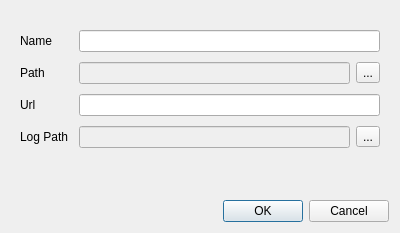
<?xml version="1.0" encoding="UTF-8"?>
<ui version="4.0">
 <class>Dialog</class>
 <widget class="QDialog" name="Dialog">
  <property name="geometry">
   <rect>
    <x>0</x>
    <y>0</y>
    <width>400</width>
    <height>233</height>
   </rect>
  </property>
  <property name="windowTitle">
   <string>Ontology Properties</string>
  </property>
  <property name="modal">
   <bool>true</bool>
  </property>
  <layout class="QGridLayout" name="gridLayout">
   <item row="1" column="0">
    <widget class="QDialogButtonBox" name="buttonBox">
     <property name="orientation">
      <enum>Qt::Horizontal</enum>
     </property>
     <property name="standardButtons">
      <set>QDialogButtonBox::Cancel|QDialogButtonBox::Ok</set>
     </property>
    </widget>
   </item>
   <item row="0" column="0">
    <widget class="QWidget" name="widget" native="true">
     <layout class="QGridLayout" name="gridLayout_2">
      <item row="0" column="0">
       <layout class="QFormLayout" name="formLayout">
        <property name="fieldGrowthPolicy">
         <enum>QFormLayout::AllNonFixedFieldsGrow</enum>
        </property>
        <property name="horizontalSpacing">
         <number>10</number>
        </property>
        <property name="verticalSpacing">
         <number>10</number>
        </property>
        <property name="leftMargin">
         <number>0</number>
        </property>
        <property name="topMargin">
         <number>10</number>
        </property>
        <property name="bottomMargin">
         <number>10</number>
        </property>
        <item row="0" column="0">
         <widget class="QLabel" name="nameLabel">
          <property name="text">
           <string>Name</string>
          </property>
         </widget>
        </item>
        <item row="0" column="1">
         <widget class="QLineEdit" name="ontologyName"/>
        </item>
        <item row="1" column="0">
         <widget class="QLabel" name="pathLabel">
          <property name="text">
           <string>Path</string>
          </property>
         </widget>
        </item>
        <item row="1" column="1">
         <widget class="QWidget" name="ontologyPathWidget" native="true">
          <layout class="QHBoxLayout" name="horizontalLayout">
           <property name="margin">
            <number>0</number>
           </property>
           <item>
            <widget class="QLineEdit" name="ontologyPath">
             <property name="enabled">
              <bool>false</bool>
             </property>
             <property name="readOnly">
              <bool>true</bool>
             </property>
            </widget>
           </item>
           <item>
            <widget class="QToolButton" name="ontologyPathChooser">
             <property name="text">
              <string>...</string>
             </property>
            </widget>
           </item>
          </layout>
         </widget>
        </item>
        <item row="2" column="0">
         <widget class="QLabel" name="urlLabel">
          <property name="text">
           <string>Url</string>
          </property>
         </widget>
        </item>
        <item row="2" column="1">
         <widget class="QLineEdit" name="ontologyUrl"/>
        </item>
        <item row="3" column="0">
         <widget class="QLabel" name="logPathLabel">
          <property name="text">
           <string>Log Path</string>
          </property>
         </widget>
        </item>
        <item row="3" column="1">
         <widget class="QWidget" name="ontologyLogPathWidget" native="true">
          <layout class="QHBoxLayout" name="horizontalLayout_3">
           <property name="margin">
            <number>0</number>
           </property>
           <item>
            <widget class="QLineEdit" name="ontologyLogPath">
             <property name="enabled">
              <bool>false</bool>
             </property>
             <property name="readOnly">
              <bool>true</bool>
             </property>
            </widget>
           </item>
           <item>
            <widget class="QToolButton" name="ontologyLogPathChooser">
             <property name="text">
              <string>...</string>
             </property>
            </widget>
           </item>
          </layout>
         </widget>
        </item>
       </layout>
      </item>
     </layout>
    </widget>
   </item>
  </layout>
 </widget>
 <resources/>
 <connections>
  <connection>
   <sender>buttonBox</sender>
   <signal>accepted()</signal>
   <receiver>Dialog</receiver>
   <slot>accept()</slot>
   <hints>
    <hint type="sourcelabel">
     <x>248</x>
     <y>254</y>
    </hint>
    <hint type="destinationlabel">
     <x>157</x>
     <y>274</y>
    </hint>
   </hints>
  </connection>
  <connection>
   <sender>buttonBox</sender>
   <signal>rejected()</signal>
   <receiver>Dialog</receiver>
   <slot>reject()</slot>
   <hints>
    <hint type="sourcelabel">
     <x>316</x>
     <y>260</y>
    </hint>
    <hint type="destinationlabel">
     <x>286</x>
     <y>274</y>
    </hint>
   </hints>
  </connection>
 </connections>
</ui>
